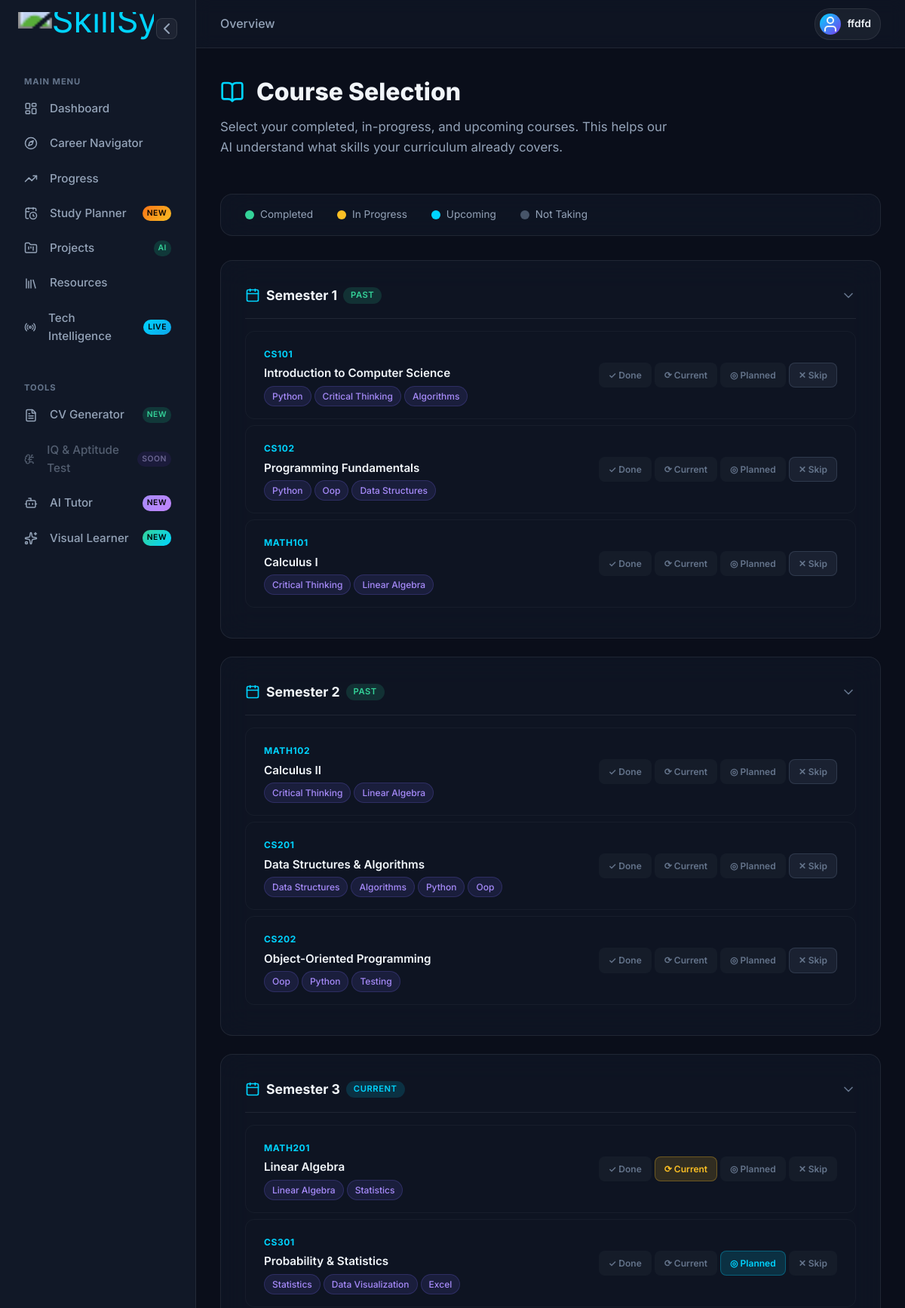
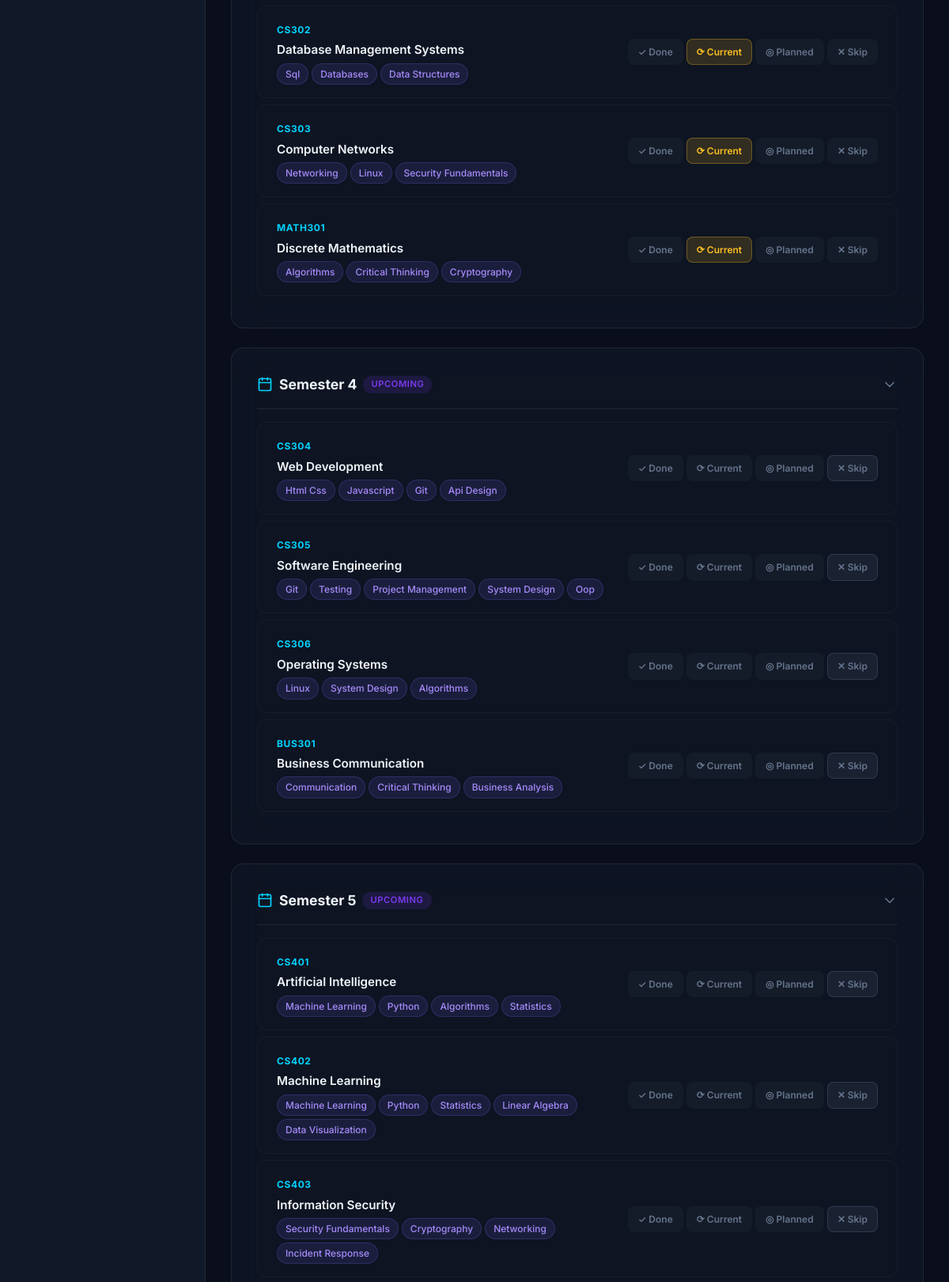
Screenshot of /profile/courses (signed in, upper part) with the database file from the repository (2 pictures, top to bottom).
### database/models.py (models this page shows, shortened)
class User(UserMixin, db.Model):
    __tablename__ = "users"
    id = db.Column(db.Integer, primary_key=True)
    username = db.Column(db.String(80), unique=True, nullable=False)
    email = db.Column(db.String(120), unique=True, nullable=False)
    password_hash = db.Column(db.String(256), nullable=False)
    role = db.Column(db.String(20), default="student")  # student / counselor
    created_at = db.Column(db.DateTime, default=datetime.utcnow)
    profile = db.relationship("Profile", backref="user", uselist=False, cascade="all, delete-orphan")
    nontech_profile = db.relationship("NonTechProfile", backref="user", uselist=False, cascade="all, delete-orphan")
    career_scores = db.relationship("CareerScore", backref="user", cascade="all, delete-orphan")
    roadmaps = db.relationship("Roadmap", backref="user", cascade="all, delete-orphan")
    visual_items = db.relationship("VisualLearnerItem", backref="user", cascade="all, delete-orphan",
                                   order_by="VisualLearnerItem.created_at.desc()")

class UserCourse(db.Model):
    __tablename__ = "user_courses"
    id = db.Column(db.Integer, primary_key=True)
    profile_id = db.Column(db.Integer, db.ForeignKey("profiles.id"), nullable=False)
    course_code = db.Column(db.String(20), nullable=False)
    course_name = db.Column(db.String(150))
    status = db.Column(db.String(20), default="completed")  # completed / in_progress / upcoming

### routes/profile.py (the view, shortened to what this page needs)
@profile_bp.route("/courses", methods=["GET", "POST"])
@login_required
def courses():
    if not current_user.profile:
        flash("Please set up your profile first.", "warning")
        return redirect(url_for("profile.setup"))
    catalog = load_course_catalog()
    profile = current_user.profile
    major = profile.major or ""
    allowed_departments = {"Computer Science", "Mathematics", "Business"} # Core shared departments
    if "Mechanical" in major:
        allowed_departments.add("Mechanical Engineering")
    if "Electrical" in major or "EEE" in major:
        allowed_departments.add("Electrical Engineering")
    if "Electronics" in major or "Communication" in major:
        allowed_departments.add("Electronics Engineering")
    if "Cybersecurity" in major:
        allowed_departments.add("Cybersecurity")
    if "Data Science" in major:
        allowed_departments.add("Data Science")
    courses_by_semester = {}
    seen_names_by_sem = {}
    for code, info in catalog.items():
        dept = info.get("department", "Computer Science")
        if dept in allowed_departments:
            sem = info.get("semester", 0)
            name = info.get("name")
            if sem not in courses_by_semester:
                courses_by_semester[sem] = []
                seen_names_by_sem[sem] = set()
            if name not in seen_names_by_sem[sem]:
                courses_by_semester[sem].append({"code": code, **info})
                seen_names_by_sem[sem].add(name)
    existing_courses = {}
    if profile.courses:
        for uc in profile.courses:
            existing_courses[uc.course_code] = uc.status
    return render_template(
        "profile/courses.html",
        courses_by_semester=dict(sorted(courses_by_semester.items())),
        existing_courses=existing_courses,
        current_semester=profile.semester,
    )

### templates/profile/courses.html (shortened to what this page needs)
{% extends "base.html" %}
{% block content %}
<div class="page-container">
    <div class="page-header">
        <h1 class="page-title">
            <i data-lucide="book-open" class="title-icon"></i>
            Course Selection
        </h1>
        <p class="page-subtitle">Select your completed, in-progress, and upcoming courses. This helps our AI understand what skills your curriculum already covers.</p>
    </div>
    <form method="POST" action="{{ url_for('profile.courses') }}" id="courses-form">
        <div class="course-legend glass-card">
            <span class="legend-item">
                <span class="legend-dot dot-completed"></span> Completed
            </span>
            <span class="legend-item">
                <span class="legend-dot dot-progress"></span> In Progress
            </span>
            <span class="legend-item">
                <span class="legend-dot dot-upcoming"></span> Upcoming
            </span>
            <span class="legend-item">
                <span class="legend-dot dot-none"></span> Not Taking
            </span>
        </div>
        {% for semester, courses in courses_by_semester.items() %}
        <div class="semester-section glass-card {% if semester <= current_semester %}past-semester{% elif semester == current_semester %}current-semester{% else %}future-semester{% endif %}">
            <div class="semester-header" onclick="this.parentElement.classList.toggle('collapsed')">
                <h2 class="semester-title">
                    <i data-lucide="calendar" class="section-icon"></i>
                    Semester {{ semester }}
                    {% if semester == current_semester %}
                    <span class="badge badge-accent">Current</span>
                    {% elif semester < current_semester %}
                    <span class="badge badge-success">Past</span>
                    {% else %}
                    <span class="badge badge-info">Upcoming</span>
                    {% endif %}
                </h2>
                <i data-lucide="chevron-down" class="collapse-icon"></i>
            </div>
            <div class="semester-courses">
                {% for course in courses %}
                <div class="course-card" id="course-{{ course.code }}">
                    <div class="course-info">
                        <span class="course-code">{{ course.code }}</span>
                        <h3 class="course-name">{{ course.name }}</h3>
                        <div class="course-skills">
                            {% for skill, level in course.skills_covered.items() %}
                            <span class="skill-tag skill-{{ level }}">{{ skill | replace('_', ' ') | title }}</span>
                            {% endfor %}
                        </div>
                    </div>
                    <div class="course-status">
                        {% set existing = existing_courses.get(course.code, '') %}
                        <label class="status-radio">
                            <span class="status-btn status-completed">✓ Done</span>
                        </label>
                        <label class="status-radio">
                            <span class="status-btn status-progress">⟳ Current</span>
                        </label>
                        <label class="status-radio">
                            <span class="status-btn status-upcoming">◎ Planned</span>
                        </label>
                        <label class="status-radio">
                            <span class="status-btn status-none">✕ Skip</span>
                        </label>
                    </div>
                </div>
                {% endfor %}
            </div>
        </div>
        {% endfor %}
    </form>
</div>
{% endblock %}

### templates/base.html (shortened to what this page needs)
<!DOCTYPE html>
<html lang="en" data-theme="dark">
<head>
    <link rel="stylesheet" href="{{ url_for('static', filename='css/style.css') }}">
    <link rel="stylesheet" href="{{ url_for('static', filename='css/dashboard.css') }}">
</head>
<body class="{% if current_user.is_authenticated and current_user.nontech_profile and not current_user.profile %}theme-nontech{% endif %}">
    {% set is_dashboard = current_user.is_authenticated and (current_user.profile or current_user.nontech_profile) %}
    {% if is_dashboard %}
    <div class="app-layout">
        <aside class="app-sidebar">
            <div class="sidebar-brand">
                <div class="brand-wrapper">
                    <a href="{{ url_for('dashboard.index') }}" class="brand-link">
                        <img src="{{ url_for('static', filename='images/logo-full.png') }}" alt="SkillSync Logo" class="brand-logo" id="mainBrandLogo">
                    </a>
                </div>
                <button id="sidebar-toggle" class="sidebar-toggle-btn" title="Toggle Sidebar">
                    <i data-lucide="chevron-left" class="toggle-icon"></i>
                </button>
            </div>
            {% set is_nontech = current_user.is_authenticated and current_user.nontech_profile and not current_user.profile %}
            <div class="sidebar-nav">
                <span class="nav-section-title">MAIN MENU</span>
                <a href="{{ url_for('dashboard.index') }}" class="nav-link {% if request.path.startswith('/dashboard') %}active{% endif %}">
                    <i data-lucide="layout-dashboard" class="nav-icon"></i>
                    <span>Dashboard</span>
                </a>
                <a href="{% if is_nontech %}{{ url_for('nontech.dashboard') }}{% else %}{{ url_for('career.results') }}{% endif %}" class="nav-link ">
                    <i data-lucide="compass" class="nav-icon"></i>
                    <span>{% if is_nontech %}Path Finder{% else %}Career Navigator{% endif %}</span>
                </a>
                <a href="{{ url_for('progress.tracker') }}" class="nav-link {% if request.path.startswith('/progress') %}active{% endif %}">
                    <i data-lucide="trending-up" class="nav-icon"></i>
                    <span>Progress</span>
                </a>
                <a href="{{ url_for('study_planner.index') }}" class="nav-link {% if request.path.startswith('/study-planner') %}active{% endif %}">
                    <i data-lucide="calendar-clock" class="nav-icon"></i>
                    <span>Study Planner</span>
                    <span class="badge badge-new" style="background: linear-gradient(135deg, #f97316, #fbbf24); color: #000;">New</span>
                </a>
                {% if not is_nontech %}
                <a href="{{ url_for('career.projects_latest') }}" class="nav-link {% if request.path.startswith('/career/projects') %}active{% endif %}">
                    <i data-lucide="folder-kanban" class="nav-icon"></i>
                    <span>Projects</span>
                    <span class="badge badge-new">AI</span>
                </a>
                {% endif %}
                <a href="{{ url_for('resources.index') }}" class="nav-link {% if request.path.startswith('/resources') %}active{% endif %}">
                    <i data-lucide="library" class="nav-icon"></i>
                    <span>Resources</span>
                </a>
                <a href="{{ url_for('news.feed') }}" class="nav-link {% if request.path.startswith('/news') %}active{% endif %}">
                    <i data-lucide="radio" class="nav-icon"></i>
                    <span>{% if is_nontech %}Career News{% else %}Tech Intelligence{% endif %}</span>
                    <span class="badge badge-new" style="background: linear-gradient(135deg, #00d4ff, #0ea5e9); color: #000;">Live</span>
                </a>
                <span class="nav-section-title mt-4">TOOLS</span>
                <a href="{{ url_for('cv.builder') }}" class="nav-link {% if request.path.startswith('/cv') %}active{% endif %}">
                    <i data-lucide="file-text" class="nav-icon"></i>
                    <span>CV Generator</span>
                    <span class="badge badge-new">New</span>
                </a>
                <a href="#" class="nav-link disabled" title="Coming Soon">
                    <i data-lucide="brain-circuit" class="nav-icon"></i>
                    <span>IQ & Aptitude Test</span>
                    <span class="badge badge-soon">Soon</span>
                </a>
                <a href="{{ url_for('chatbot.tutor_view') }}" class="nav-link {% if request.path.startswith('/chatbot/tutor') %}active{% endif %}">
                    <i data-lucide="bot" class="nav-icon"></i>
                    <span>AI Tutor</span>
                    <span class="badge badge-new" style="background: linear-gradient(135deg, #a78bfa, #c084fc); color: #000;">New</span>
                </a>
                <a href="{{ url_for('visual_learner.index') }}" class="nav-link {% if request.path.startswith('/visual-learner') %}active{% endif %}">
                    <i data-lucide="sparkles" class="nav-icon"></i>
                    <span>Visual Learner</span>
                    <span class="badge badge-new" style="background: linear-gradient(135deg, #34d399, #00d4ff); color: #000;">New</span>
                </a>
            </div>
        </aside>
        <main class="app-main">
            <header class="app-header">
                <div class="header-breadcrumbs">
                    {% block breadcrumbs %}<span>Overview</span>{% endblock %}
                </div>
                <div class="header-user">
                    <div class="user-avatar">
                        <i data-lucide="user"></i>
                    </div>
                    <span class="user-name">{{ current_user.username }}</span>
                </div>
            </header>
            <div class="app-content">
    {% endif %}
    {% block content %}{% endblock %}
    {% if is_dashboard %}
            </div>
        </main>
    </div>
    {% else %}
    </main>
    {% endif %}
</body>
</html>

### rows the page displays
User: username "ffdfd"
UserCourse: code "MATH201", name "Linear Algebra", skill "Linear Algebra" "Statistics"
UserCourse: code "CS301", name "Probability & Statistics", skill "Statistics" "Data Visualization" "Excel"
UserCourse: code "CS302", name "Database Management Systems", skill "Sql" "Databases" "Data Structures"
UserCourse: code "CS303", name "Computer Networks", skill "Networking" "Linux" "Security Fundamentals"
UserCourse: code "MATH301", name "Discrete Mathematics", skill "Algorithms" "Critical Thinking" "Cryptography"

### other values shown
{{ semester }} "1" "2" "3" "4" "5"
{{ course.code }} "CS101" "CS102" "MATH101" "MATH102" "CS201" "CS202" "CS304" "CS305" "CS306" "BUS301" "CS401" "CS402" "CS403"
{{ course.name }} "Introduction to Computer Science" "Programming Fundamentals" "Calculus I" "Calculus II" "Data Structures & Algorithms" "Object-Oriented Programming" "Web Development" "Software Engineering" "Operating Systems" "Business Communication" "Artificial Intelligence" "Machine Learning" "Information Security"
{{ skill | replace('_', ' ') | title }} "Python" "Critical Thinking" "Algorithms" "Python" "Oop" "Data Structures" "Critical Thinking" "Linear Algebra" "Critical Thinking" "Linear Algebra" "Data Structures" "Algorithms" "Python" "Oop" "Oop" "Python" "Testing" "Html Css" "Javascript" "Git" "Api Design" "Git" "Testing" "Project Management" "System Design" "Oop" "Linux" "System Design" "Algorithms" "Communication" "Critical Thinking" "Business Analysis" "Machine Learning" "Python" "Algorithms" "Statistics" "Machine Learning" "Python" "Statistics" "Linear Algebra" "Data Visualization" "Security Fundamentals" "Cryptography" "Networking" "Incident Response"
